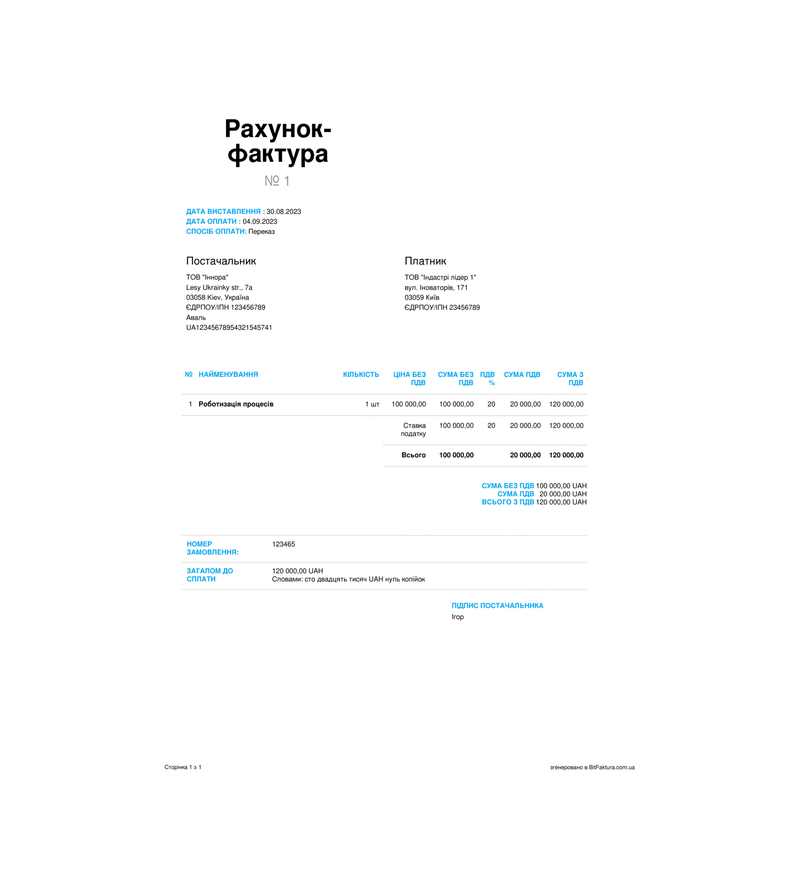
#> input picture output.png, 800 x 882 px, shrunk from 2654 x 2928 before the run
$ python correct_skew.py --image output.png --output out.png
#> lines starting #> are read from the running program, lines starting #| are printed output that depends on the picture; after the words box and inside, x2 and y2 are one past the last pixel; in counts of white or black regions, pixels touching at a corner belong together
# import the necessary packages
import numpy as np
import argparse
import cv2

# construct the argument parse and parse the arguments
ap = argparse.ArgumentParser()
ap.add_argument("-i", "--image", required=True,
	help="path to input image file")
ap.add_argument("-o", "--output", required=True,
	help="path to output image file")

args = vars(ap.parse_args())

# get the arguments
image = cv2.imread(args["image"])
#> image is the input picture: shape (882, 800, 3); mean B, G, R 253.2, 252.9, 252.4
output = str((args["output"]))

if output == None:
	output = "./output.png"

# convert the image to grayscale and flip the foreground
# and background to ensure foreground is now "white" and
# the background is "black"

gray = cv2.cvtColor(image, cv2.COLOR_BGR2GRAY)
gray = cv2.bitwise_not(gray)
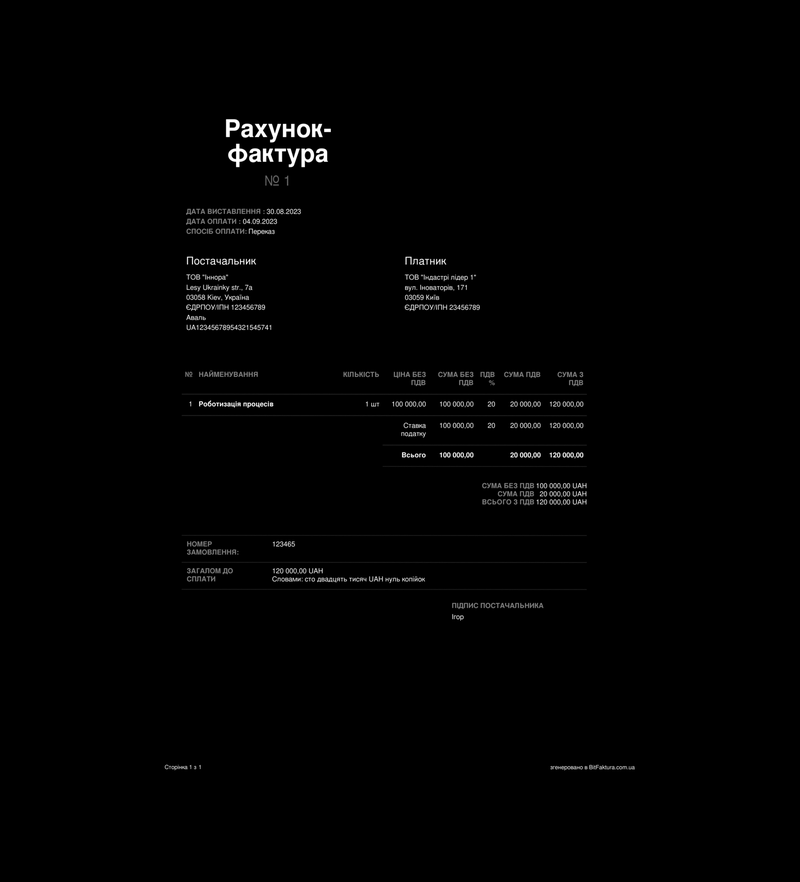
#> gray: shape (882, 800); min 0, max 255, mean 2.2

# threshold the image, setting all foreground pixels to
# 255 and all background pixels to 0

thresh = cv2.threshold(gray, 0, 255,
	cv2.THRESH_BINARY | cv2.THRESH_OTSU)[1]
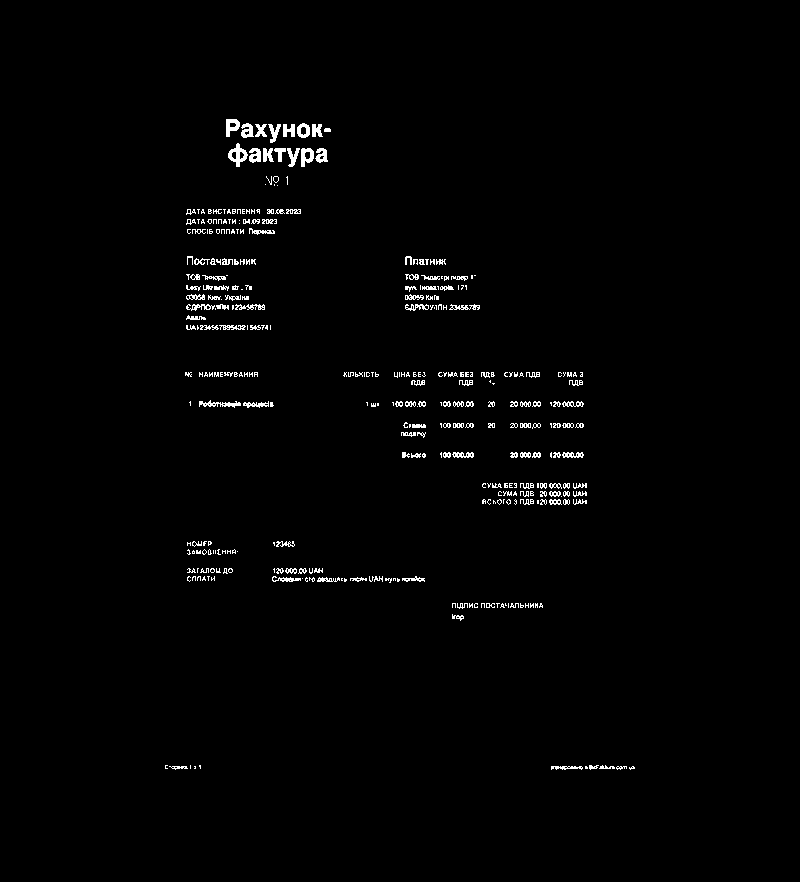
#> thresh: shape (882, 800); 1.3% white in thin lines or dots, all inside (x1, y1, x2, y2) = (165, 119, 635, 770)

# grab the (x, y) coordinates of all pixel values that
# are greater than zero, then use these coordinates to
# compute a rotated bounding box that contains all
# coordinates

coords = np.column_stack(np.where(thresh > 0))
#> coords = 9475 pairs, first value 119 to 769, second value 165 to 634
angle = cv2.minAreaRect(coords)[-1]
#> angle = -90

#making additional calculations for the correct angle
if angle > 30:
	angle = abs(90 - angle)
else:
	angle = -angle
#> angle = 90

# rotate the image to deskew it
(h, w) = image.shape[:2]
#> h = 882; w = 800
center = (w // 2, h // 2)
#> center = (400, 441)
M = cv2.getRotationMatrix2D(center, angle, 1.0)
#> M = [[6.12e-17, 1, -41], [-1, 6.12e-17, 841]]
rotated = cv2.warpAffine(image, M, (w, h),
	flags=cv2.INTER_CUBIC, borderMode=cv2.BORDER_REPLICATE)
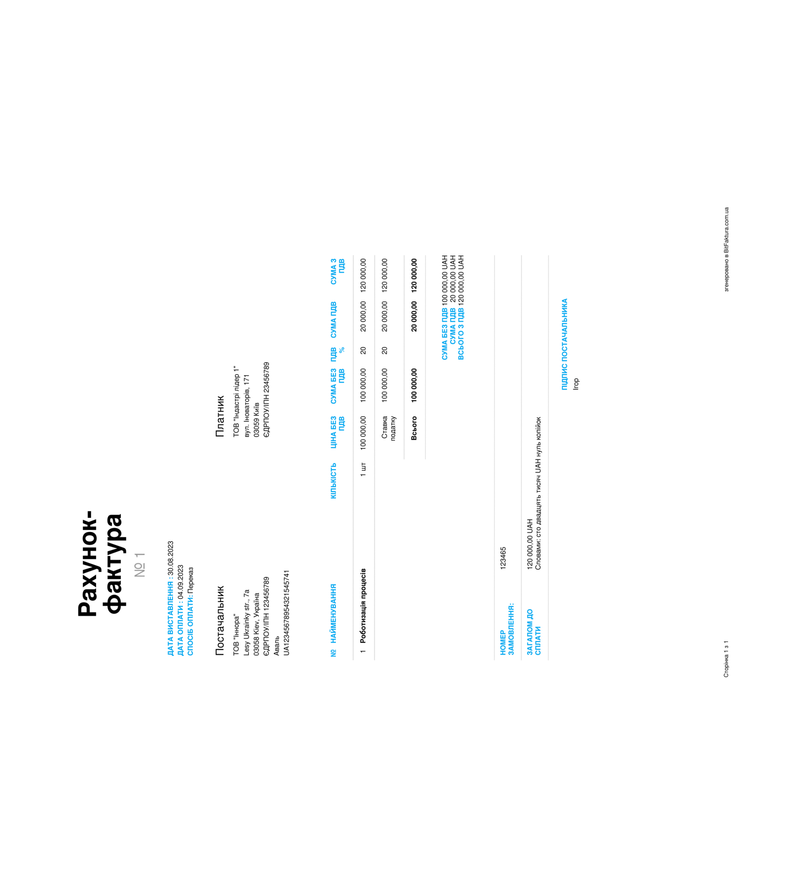
#> rotated: shape (882, 800, 3); mean B, G, R 253.2, 252.9, 252.4

cv2.imwrite(output,rotated)
cv2.waitKey(0)
